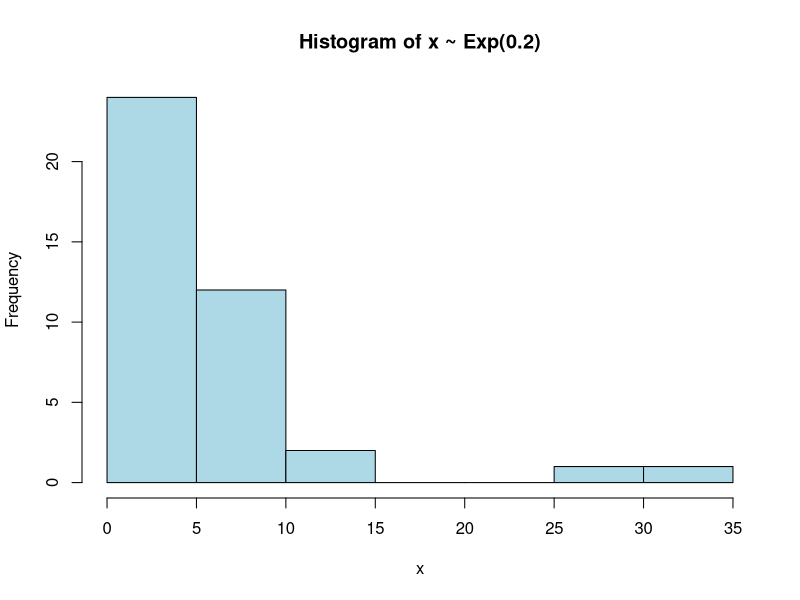
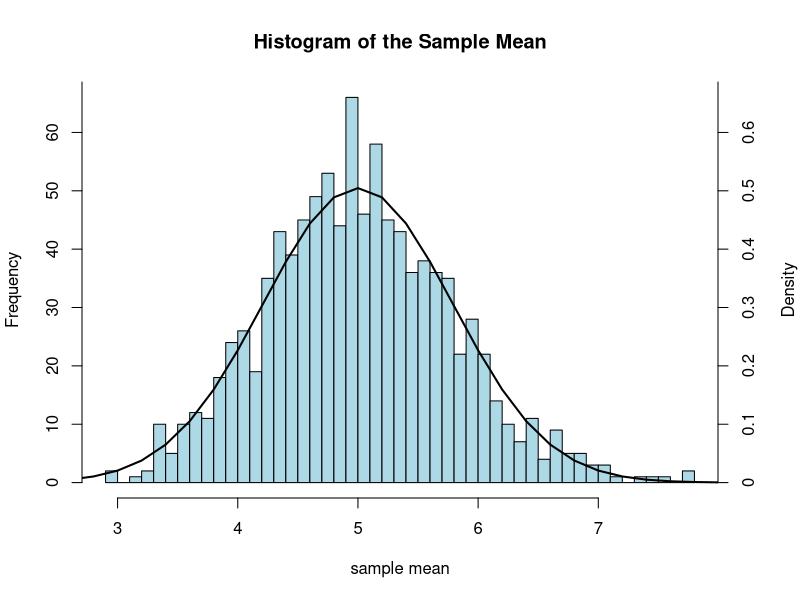

Here is the R script that generated these plots, in order:
## ---- chunk 1
knitr::opts_chunk$set(echo = TRUE, fig.width=8, fig.height=6)
## ---- chunk 2
lambda = 0.2  # rate parameter
n = 40        # population within one sample
Nsim = 1000   # number of samples (simulations)
## ---- chunk 3
set.seed(12345)
hist(rexp(n,lambda), xlab="x", main="Histogram of x ~ Exp(0.2)", col="light blue")
## ---- chunk 4
X = NULL
set.seed(123)
for (i in 1:Nsim) X = c(X, mean(rexp(n,lambda)))
m <- mean(X) # We take the average of the sample means
s <- sd(X)   # We take the standard deviation of the sample means
print(paste("mean:",round(m,3),", standard error:",round(s,3)))
## ---- chunk 5
# Initializing
new.mai <- old.mai <- par("mai")
new.mai[4] <- old.mai[2]
par(mai = new.mai)
# Plot 1 preparation
h <- hist(X, breaks=50, plot=FALSE)
pos <- pretty(h$density, n = 5)
freq <- round(pos * length(X) * with(h, breaks[2] - breaks[1]))
# Plot 2 preparation
xseq <- seq(0,10,0.2)
mth <- 1/lambda # theoretical mean
sth <- (1/lambda)/sqrt(n) # theoretical standard error of the mean
# Plot 1
graphics:::plot.histogram(h, freq = FALSE, col="light blue",
                          main="Histogram of the Sample Mean",
                          xlab = "sample mean", ylab="Frequency",
                          border="black", yaxt='n')
Axis(side = 2, at = pos, labels = freq)
Axis(side = 4, at = pos, labels = pos)
mtext("Density", side = 4, line = 3)
# Plot 2
lines(xseq, dnorm(xseq,mth,sth), type='l', lwd=2)
## ---- chunk 6
data(ToothGrowth)
## ---- chunk 7
data(ToothGrowth)
head(ToothGrowth,n=3)
dim(ToothGrowth)
str(ToothGrowth)
summary(ToothGrowth$supp)
unique(ToothGrowth$dose)
## ---- chunk 8
?ToothGrowth
